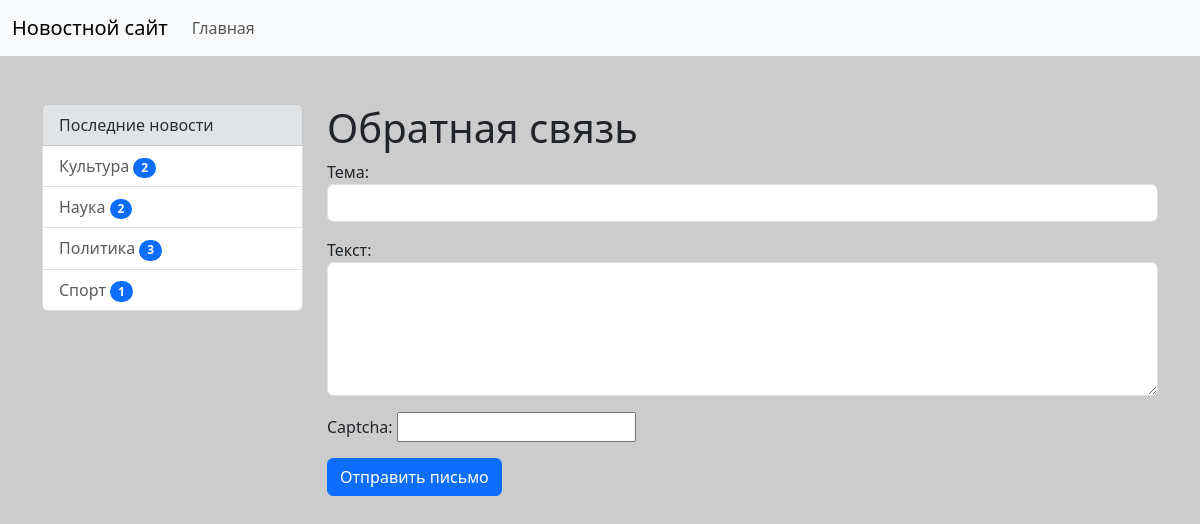
The app's page /news/contact/ with its own data.
### news/models.py (models this page shows, shortened)
class Category(models.Model):
    title = models.CharField(max_length=150, db_index=True, verbose_name='Наименование категории')
    def get_absolute_url(self):
        return reverse('category', kwargs={'pk': self.pk})
    class Meta:
        verbose_name = 'Категория'
        verbose_name_plural = 'Категории'
        ordering = ['title']

### news/views.py (the view)
# urls.py: path('contact/', contact, name='contact'),
def contact(request):
    if request.method == 'POST':
        form = ContactForm(request.POST)
        if form.is_valid():
            print(form.cleaned_data)
    else:
        form = ContactForm()
    return render(request,
                  'news/contact.html',
                  {'form': form})

### news/forms.py
class ContactForm(forms.Form):
    subject = forms.CharField(label='Тема', widget=forms.TextInput(attrs={"class": "form-control"}))
    content = forms.CharField(label='Текст', widget=forms.Textarea(attrs={"class": "form-control", "rows": 5}))
    captcha = CaptchaField()

### news/templatetags/news_tags.py (called while the page is built)
@register.inclusion_tag('news/list_categories.html')
def show_categories(arg1='Последние', arg2='новости'):
  categories = Category.objects.all()
  categories = Category.objects.annotate(cnt=Count('get_news')).filter(cnt__gt=0)
  return {"categories": categories, "arg1": arg1, "arg2": arg2}

### news/templates/news/contact.html (shortened to what this page needs)
{% extends 'base.html' %}
{% block sidebar %}
    {% include 'inc/_sidebar.html' %}
{% endblock %}
{% block content %}
    <h1>Обратная связь</h1>
    <form action="{% url 'contact' %}" method="post">
        {{ form.as_p }}
        <button type="submit" class="btn btn-primary">
            Отправить письмо
        </button>
    </form>
{% endblock %}

### news/templates/news/list_categories.html
<div class="list-group">
    <div class="list-group-item list-group-item-secondary">{{ arg1 }} {{ arg2 }}</div>
    {% for item in categories %}
    <a href="{{ item.get_absolute_url }}" class="list-group-item list-group-item-action">{{ item.title }}
        <span class="badge bg-primary rounded-pill">{{item.cnt}}</span>
    </a>
    {% endfor %}
</div>

### static/style/style.css (style rules this page uses)
body { background-color: #ccc; }

### records on screen
Category: title "Культура", cnt "2"
Category: title "Наука", cnt "2"
Category: title "Политика", cnt "3"
Category: title "Спорт", cnt "1"

### other values on screen
{{ arg1 }} "Последние"
{{ arg2 }} "новости"
